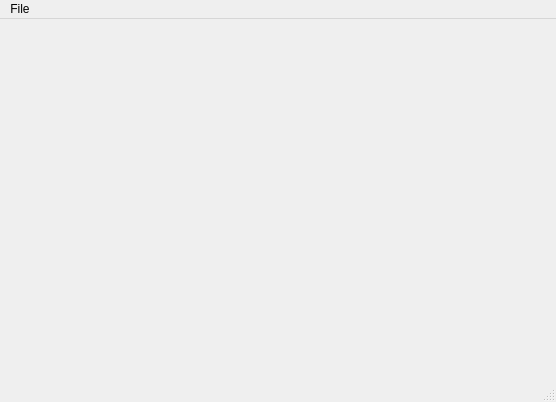
<?xml version="1.0" encoding="UTF-8"?>
<ui version="4.0">
 <class>MainWindow</class>
 <widget class="QMainWindow" name="MainWindow">
  <property name="geometry">
   <rect>
    <x>0</x>
    <y>0</y>
    <width>556</width>
    <height>402</height>
   </rect>
  </property>
  <property name="windowTitle">
   <string>Premake GUI</string>
  </property>
  <widget class="QWidget" name="centralWidget">
   <widget class="QStackedWidget" name="stackedWidget">
    <property name="geometry">
     <rect>
      <x>20</x>
      <y>10</y>
      <width>501</width>
      <height>321</height>
     </rect>
    </property>
    <property name="currentIndex">
     <number>1</number>
    </property>
    <widget class="QWidget" name="page">
     <widget class="QPushButton" name="newProjectButton">
      <property name="geometry">
       <rect>
        <x>50</x>
        <y>60</y>
        <width>121</width>
        <height>31</height>
       </rect>
      </property>
      <property name="text">
       <string>New Project</string>
      </property>
      <property name="icon">
       <iconset resource="gui_resources.qrc">
        <normaloff>:/images/resources/newProjectIcon.png</normaloff>:/images/resources/newProjectIcon.png</iconset>
      </property>
      <property name="iconSize">
       <size>
        <width>32</width>
        <height>32</height>
       </size>
      </property>
     </widget>
    </widget>
    <widget class="QWidget" name="page_2"/>
    <widget class="QWidget" name="page_3"/>
   </widget>
  </widget>
  <widget class="QMenuBar" name="menuBar">
   <property name="geometry">
    <rect>
     <x>0</x>
     <y>0</y>
     <width>556</width>
     <height>21</height>
    </rect>
   </property>
   <widget class="QMenu" name="menuFile">
    <property name="title">
     <string>File</string>
    </property>
    <widget class="QMenu" name="menuRecent">
     <property name="title">
      <string>Recent</string>
     </property>
    </widget>
    <addaction name="actionNew"/>
    <addaction name="actionOpen_Existing"/>
    <addaction name="menuRecent"/>
   </widget>
   <addaction name="menuFile"/>
  </widget>
  <widget class="QStatusBar" name="statusBar"/>
  <action name="actionNew">
   <property name="text">
    <string>New Project</string>
   </property>
  </action>
  <action name="actionOpen_Existing">
   <property name="text">
    <string>Open Existing</string>
   </property>
  </action>
  <action name="actionEmpty">
   <property name="text">
    <string>empty</string>
   </property>
  </action>
 </widget>
 <layoutdefault spacing="6" margin="11"/>
 <resources>
  <include location="gui_resources.qrc"/>
 </resources>
 <connections/>
</ui>
